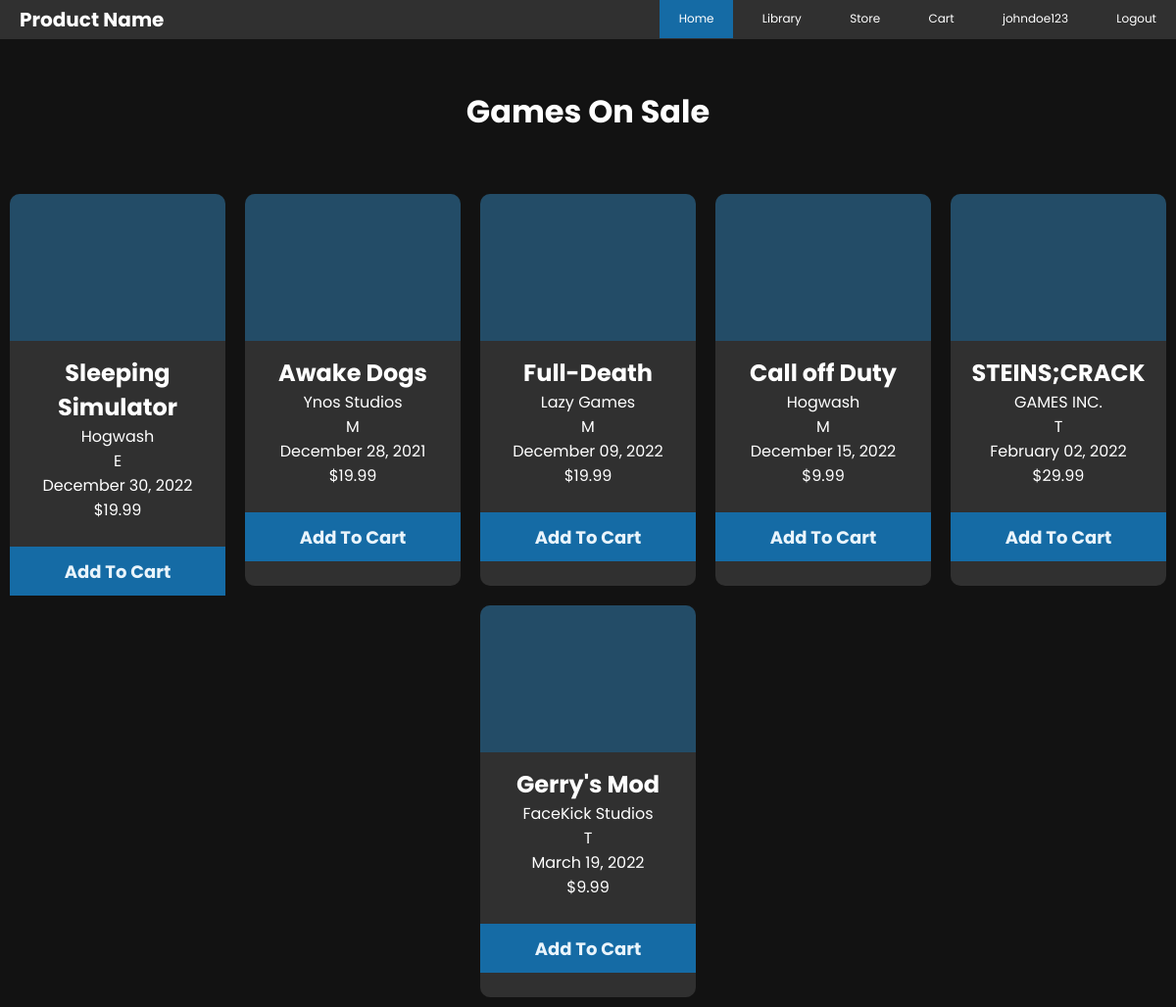
The page /store.php (signed in) on the database its author committed.
### tables this page shows
CREATE TABLE `game` (
  `GameID` int NOT NULL AUTO_INCREMENT,
  `Title` varchar(64) NOT NULL,
  `AgeRating` char(1) NOT NULL,
  `ReleaseDate` date NOT NULL,
  `Price` decimal(5,2) NOT NULL,
  `Dname` varchar(64) NOT NULL,
  PRIMARY KEY (`GameID`),
  UNIQUE KEY `Title` (`Title`),
  KEY `GAMEDEV_FK` (`Dname`),
  CONSTRAINT `GAMEDEV_FK` FOREIGN KEY (`Dname`) REFERENCES `developer` (`Dname`),
  CONSTRAINT `RATING_CHECK` CHECK (((`AgeRating` like _utf8mb4'E') or (`AgeRating` like _utf8mb4'T') or (`AgeRating` like _utf8mb4'M')))
);

### classes/DBHandler.php (called while the page is built)
<?php
class DBHandler
{
    public function connect()
    {
        try {
            $username = "root";
            $password = "root";
            $dbh = new PDO('mysql:host=localhost;dbname=gameplatform', $username, $password);
            return $dbh;
        } catch (PDOException $e) {
            print "Error!: " . $e->getMessage() . "<br/>";
            die();
        }
    }
}

### store.php (the view, shortened to what this page needs)
<?php
include "classes/DBHandler.php";
$con = new DBHandler();
$stmt = $con->connect()->prepare("SELECT * FROM GAME;");
$stmt->execute(array());
$all_games = $stmt->fetchAll();
function displayDate($date)
{
    $year = substr($date, 0, 4);
    $month_num = substr($date, 5, 2);
    $day = substr($date, 8, 2);
    $month = "January";
    if ($month_num == "02") {
        $month = "February";
    } else if ($month_num == "03") {
        $month = "March";
    } else if ($month_num == "04") {
        $month = "April";
    } else if ($month_num == "03") {
        $month = "May";
    } else if ($month_num == "03") {
        $month = "June";
    } else if ($month_num == "03") {
        $month = "July";
    } else if ($month_num == "03") {
        $month = "August";
    } else if ($month_num == "03") {
        $month = "September";
    } else if ($month_num == "03") {
        $month = "November";
    } else {
        $month = "December";
    }
    return $month . " " . $day . ", " . $year;
}
?>
<!DOCTYPE html>
<html lang="en">
<head>
    <link rel="stylesheet" href="styles/main.css">
    <link rel="stylesheet" href="styles/nav.css">
    <link rel="stylesheet" href="styles/list_preview.css">
</head>
<body>
    <div class="navbar">
        <nav>
            <ul>
                <li><a class="selected" href="index.php">Home</a></li>
                <?php
                if (isset($_SESSION["username"])) {
                ?>
                    <li><a href="library.php">Library</a></li>
                    <li><a href="store.php">Store</a></li>
                    <li><a href="cart.php">Cart</a></li>
                    <li><a href="profile.php"><?php echo $_SESSION["username"]; ?></a></li>
                    <li><a href="includes/logout.inc.php">Logout</a></li>
                <?php
                }
                ?>
            </ul>
        </nav>
        <h1>Product Name</h1>
    </div>
    <h1 id="heading">Games On Sale</h1>
    <section class="container">
        <?php
        for ($i = 0; $i < count($all_games); $i++) {
            $title = $all_games[$i]["Title"];
            $age_rating = $all_games[$i]["AgeRating"];
            $release_date = $all_games[$i]["ReleaseDate"];
            $price = $all_games[$i]["Price"];
            $dev_name = $all_games[$i]["Dname"];
        ?>
            <div class="st_game">
                <div class="game_image"></div>
                <?php
                echo "<h2>";
                echo $title;
                echo "</h2>";
                echo "<p>";
                echo $dev_name;
                echo "</p>";
                echo "<p>";
                echo $age_rating;
                echo "</p>";
                echo "<p>";
                echo displayDate($release_date);
                echo "</p>";
                echo "<p>";
                echo  "$" . $price;
                echo "</p>";
                ?>
                <br />
                <form action="includes/store.inc.php" method="post">
                    <input type="submit" name="add-to-cart<?php echo $_SESSION["gameID"]; ?>" value="Add To Cart">
                </form>
            </div>
        <?php
        }
        ?>
    </section>
</body>
</html>

### styles/main.css (style rules this page uses)
* { margin: 0; padding: 0; box-sizing: border-box; font-family: "Poppins", sans-serif; }
body { margin: 0; padding: 0; background: rgba(0, 0, 0, 0.93); height: 100vh; }
input[type="submit"] { width: 100%; height: 50px; background: #156ba5; font-size: 18px; color: #e9f4fb; font-weight: 700; cursor: pointer; border: none; margin-bottom: 30px; }

### styles/nav.css (style rules this page uses)
.navbar { background-color: #303030; }
.navbar h1 { font-size: 20px; color: white; position:absolute; top:5px; padding-left: 20px; }
nav { flex: 1; flex-wrap: wrap; text-align: right; padding-bottom: 10px; padding-top: -10px; }
nav ul li { display: inline-block; margin-left: 5px; margin-top: 5px; }
nav ul li a { color: white; font-size: 12px; padding: 12px 20px; transition: red 0.5s; text-decoration:none ; }
.selected { background: #156ba5; }

### styles/list_preview.css (style rules this page uses)
.container { display: flex; justify-content: center; flex-wrap: wrap; }
#heading { color: white; margin: 50px ; text-align: center; }
.st_game { background: #303030; width: 220px; height: 400px; margin: 10px; border-radius: 10px; transition: 0.5s; }
.game_image { background: #156ba577; height: 150px; margin-bottom: 15px; border-top-left-radius: 10px; border-top-right-radius: 10px; }
.st_game h2, .st_game p { color: white; text-align: center; }

### rows shown on the page
game: Title "Sleeping Simulator", Dname "Hogwash", AgeRating "E", ReleaseDate "December 30, 2022", Price "19.99"
game: Title "Awake Dogs", Dname "Ynos Studios", AgeRating "M", ReleaseDate "December 28, 2021", Price "19.99"
game: Title "Full-Death", Dname "Lazy Games", AgeRating "M", ReleaseDate "December 09, 2022", Price "19.99"
game: Title "Call off Duty", Dname "Hogwash", AgeRating "M", ReleaseDate "December 15, 2022", Price "9.99"
game: Title "STEINS;CRACK", Dname "GAMES INC.", AgeRating "T", ReleaseDate "February 02, 2022", Price "29.99"
game: Title "Gerry's Mod", Dname "FaceKick Studios", AgeRating "T", ReleaseDate "March 19, 2022", Price "9.99"

### other values the page prints
$_SESSION["username"] "johndoe123"
